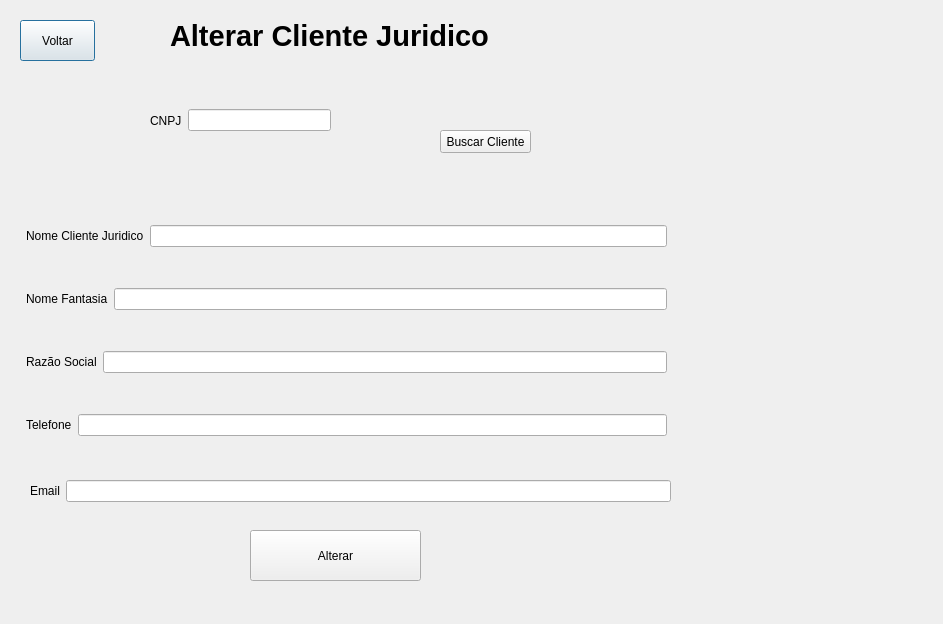
<?xml version="1.0" encoding="UTF-8"?>
<ui version="4.0">
 <class>TelaAlterarClienteJuridico</class>
 <widget class="QDialog" name="TelaAlterarClienteJuridico">
  <property name="geometry">
   <rect>
    <x>0</x>
    <y>0</y>
    <width>943</width>
    <height>624</height>
   </rect>
  </property>
  <property name="windowTitle">
   <string>Dialog</string>
  </property>
  <widget class="QLabel" name="label">
   <property name="geometry">
    <rect>
     <x>170</x>
     <y>0</y>
     <width>351</width>
     <height>71</height>
    </rect>
   </property>
   <property name="font">
    <font>
     <pointsize>22</pointsize>
     <weight>75</weight>
     <bold>true</bold>
    </font>
   </property>
   <property name="text">
    <string>Alterar Cliente Juridico </string>
   </property>
  </widget>
  <widget class="QPushButton" name="Voltar">
   <property name="geometry">
    <rect>
     <x>20</x>
     <y>20</y>
     <width>75</width>
     <height>41</height>
    </rect>
   </property>
   <property name="text">
    <string>Voltar</string>
   </property>
  </widget>
  <widget class="QWidget" name="layoutWidget">
   <property name="geometry">
    <rect>
     <x>26</x>
     <y>190</y>
     <width>641</width>
     <height>281</height>
    </rect>
   </property>
   <layout class="QVBoxLayout" name="verticalLayout">
    <item>
     <layout class="QHBoxLayout" name="horizontalLayout_2">
      <item>
       <widget class="QLabel" name="NomeCLienteJuridico">
        <property name="text">
         <string>Nome Cliente Juridico</string>
        </property>
       </widget>
      </item>
      <item>
       <widget class="QLineEdit" name="lineEdit_NomeCliente"/>
      </item>
     </layout>
    </item>
    <item>
     <layout class="QHBoxLayout" name="horizontalLayout_4">
      <item>
       <widget class="QLabel" name="NomeFantasia">
        <property name="text">
         <string>Nome Fantasia</string>
        </property>
       </widget>
      </item>
      <item>
       <widget class="QLineEdit" name="lineEdit_NomeFantasia"/>
      </item>
     </layout>
    </item>
    <item>
     <layout class="QHBoxLayout" name="horizontalLayout_5">
      <item>
       <widget class="QLabel" name="RazaoSocial">
        <property name="text">
         <string>Razão Social</string>
        </property>
       </widget>
      </item>
      <item>
       <widget class="QLineEdit" name="lineEdit_RazaoSocial"/>
      </item>
     </layout>
    </item>
    <item>
     <layout class="QHBoxLayout" name="horizontalLayout_6">
      <item>
       <widget class="QLabel" name="Telefone">
        <property name="text">
         <string>Telefone</string>
        </property>
       </widget>
      </item>
      <item>
       <widget class="QLineEdit" name="lineEdit_Telefone"/>
      </item>
     </layout>
    </item>
   </layout>
  </widget>
  <widget class="QWidget" name="layoutWidget_2">
   <property name="geometry">
    <rect>
     <x>30</x>
     <y>480</y>
     <width>641</width>
     <height>22</height>
    </rect>
   </property>
   <layout class="QHBoxLayout" name="horizontalLayout_3">
    <item>
     <widget class="QLabel" name="Email">
      <property name="text">
       <string>Email</string>
      </property>
     </widget>
    </item>
    <item>
     <widget class="QLineEdit" name="lineEdit_Email"/>
    </item>
   </layout>
  </widget>
  <widget class="QPushButton" name="Alterar">
   <property name="geometry">
    <rect>
     <x>250</x>
     <y>530</y>
     <width>171</width>
     <height>51</height>
    </rect>
   </property>
   <property name="text">
    <string>Alterar</string>
   </property>
  </widget>
  <widget class="QPushButton" name="Buscar">
   <property name="geometry">
    <rect>
     <x>440</x>
     <y>130</y>
     <width>91</width>
     <height>23</height>
    </rect>
   </property>
   <property name="text">
    <string>Buscar Cliente</string>
   </property>
  </widget>
  <widget class="QWidget" name="horizontalLayoutWidget">
   <property name="geometry">
    <rect>
     <x>150</x>
     <y>100</y>
     <width>181</width>
     <height>41</height>
    </rect>
   </property>
   <layout class="QHBoxLayout" name="horizontalLayout">
    <item>
     <widget class="QLabel" name="CNPJ">
      <property name="text">
       <string>CNPJ</string>
      </property>
     </widget>
    </item>
    <item>
     <widget class="QLineEdit" name="lineEdit_CNPJ"/>
    </item>
   </layout>
  </widget>
 </widget>
 <resources/>
 <connections/>
</ui>
